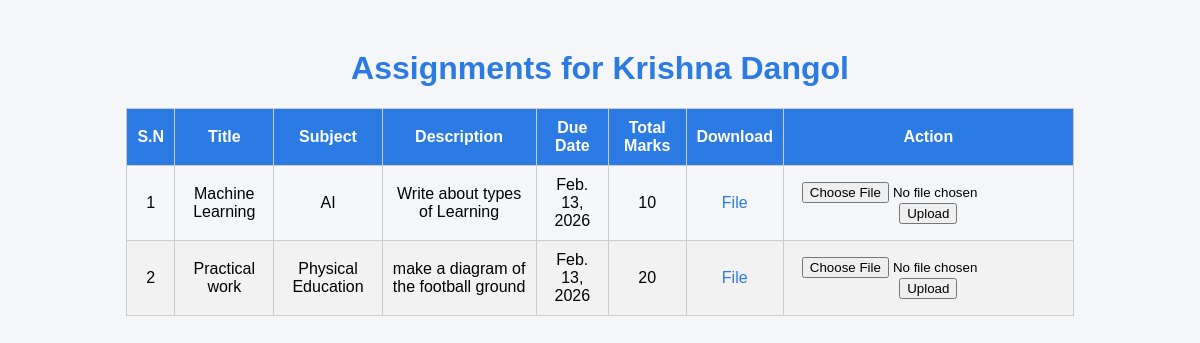
Page /student/view_assignments/ (signed in) on the committed database.
### Admin/models.py (models this page shows, shortened)
class Student(models.Model):
    user = models.OneToOneField(User, on_delete=models.CASCADE,null=True,blank=True)
    Firstname=models.CharField(max_length=100)
    Lastname=models.CharField(max_length=100)
    Grade=models.CharField(max_length=100)
    course=models.CharField(max_length=100,default="BIT")

class Assignment(models.Model):
    teacher = models.ForeignKey(Teacher, on_delete=models.CASCADE)
    subject = models.ForeignKey(Subject, on_delete=models.CASCADE)
    title = models.CharField(max_length=200)
    description = models.TextField()
    assigned_date = models.DateField(auto_now_add=True)
    due_date = models.DateField()
    total_marks = models.IntegerField()
    file = models.FileField(upload_to='assignments/', blank=True, null=True)

class Subject(models.Model):
    Teachername=models.CharField(max_length=100)
    teacher=models.ForeignKey(Teacher,on_delete=models.CASCADE,null=True)
    assigned_class=models.CharField(max_length=100,default="AI")
    subject_name=models.CharField(max_length=100,default="Python")

### Student/views.py (the view)
# urls.py: path('view_assignments/',views.view_assignments,name="view-assignments"),
@login_required
def view_assignments(request):
    student = get_object_or_404(Student, user=request.user)
    assignments = Assignment.objects.filter(subject__assigned_class=student.Grade).order_by("due_date")
    context = {
        "student": student,
        "assignments": assignments,
    }
    return render(request, "view_assignments.html", context)

### Student/templates/view_assignments.html (shortened to what this page needs)
<!DOCTYPE html>
<html lang="en">
<head>
</head>
<body>
    <div class="container">
        <h1>Assignments for {{ student.Firstname }} {{ student.Lastname }}</h1>
        <table>
            <thead>
                <tr>
                    <th>S.N</th>
                    <th>Title</th>
                    <th>Subject</th>
                    <th>Description</th>
                    <th>Due Date</th>
                    <th>Total Marks</th>
                    <th>Download</th>
                    <th>Action</th>
                </tr>
            </thead>
            <tbody>
                {% for assignment in assignments %}
                <tr>
                    <td>{{ forloop.counter }}</td>
                    <td>{{ assignment.title }}</td>
                    <td>{{ assignment.subject.subject_name }}</td>
                    <td>{{assignment.description}}</td>
                    <td>{{ assignment.due_date }}</td>
                    <td>{{ assignment.total_marks }}</td>
                    <td>
                        {% if assignment.file %}
                        <a href="{{ assignment.file.url }}" download>File</a>
                        {% else %}
                        N/A
                        {% endif %}
                    </td>
                    <td>
                        <form method="POST"
                            action="{% url 'submit-assignment' assignment.id %}"
                            enctype="multipart/form-data">
                            <input type="file" name="file" required>
                            <button type="submit">Upload</button>
                        </form>
                    </td>
                </tr>
                {% empty %}
                <tr>
                    <td colspan="6">No assignments found</td>
                </tr>
                {% endfor %}
            </tbody>
        </table>
    </div>
</body>
</html>

### Student/templates/view_assignments.html (style rules this page uses)
body { font-family: Arial, sans-serif; background-color: #f4f6f8; }
.container { width: 80%; margin: 50px auto; }
h1 { text-align: center; color: #2c7be5; }
table { width: 100%; border-collapse: collapse; margin-top: 20px; }
th, td { border: 1px solid #ccc; padding: 10px; text-align: center; }
th { background: #2c7be5; color: white; }
tr:nth-child(even) { background-color: #f2f2f2; }
a { text-decoration: none; color: #2c7be5; }

### rows in the picture
Student: Firstname "Krishna", Lastname "Dangol"
Assignment: title "Machine Learning", subject.subject_name "AI", description "Write about types of Learning", due_date "Feb. 13, 2026", total_marks "10"
Assignment: title "Practical work", subject.subject_name "Physical Education", description "make a diagram of the football ground", due_date "Feb. 13, 2026", total_marks "20"
